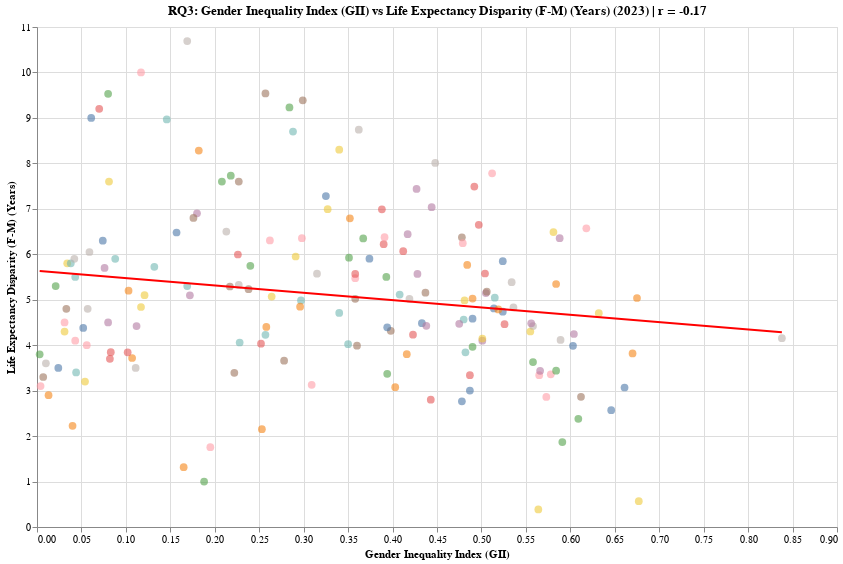

This figure's notebook cell:
### Markdown cell above
## Research Question 3: Is there a connection between Gender Inequality Index and life expectancy disparity between men and women?
 - Do countries with higher gender inequality have a greater gap in life expectancy between genders?

### Code cell
analyze_and_plot_correlation_altair(pop_demographics, 'Gender Inequality Index (GII)', 'Life Expectancy Disparity (F-M) (Years)', 2008,
                            'RQ3: Gender Inequality Index (GII) vs Life Expectancy Disparity (F-M) (Years)',
                            caption="Scatter plot showing the correlation between Gender Inequality Index and Life Expectancy Disparity for various countries in 2023.")

### Figure 1 — Vega-Lite specification as saved in the notebook (floating-point values rounded to 4 significant figures; data arrays with more than 128 entries replaced by an {"elided": "..."} marker saying what was removed)
{"config": {"view": {"continuousWidth": 300, "continuousHeight": 300}}, "layer": [{"data": {"name": "data-3f1630f445af88200e65df15268387c8"}, "mark": {"type": "circle", "opacity": 0.6, "size": 60}, "encoding": {"color": {"field": "Country Name", "legend": null, "type": "nominal"}, "tooltip": [{"field": "Country Name", "type": "nominal"}, {"field": "Gender Inequality Index (GII)", "type": "quantitative"}, {"field": "Life Expectancy Disparity (F-M) (Years)", "type": "quantitative"}], "x": {"axis": {"title": "Gender Inequality Index (GII)"}, "field": "Gender Inequality Index (GII)", "type": "quantitative"}, "y": {"axis": {"title": "Life Expectancy Disparity (F-M) (Years)"}, "field": "Life Expectancy Disparity (F-M) (Years)", "type": "quantitative"}}, "title": "RQ3: Gender Inequality Index (GII) vs Life Expectancy Disparity (F-M) (Years) (2023) | r = -0.17"}, {"data": {"name": "data-c126e14ec5a7aced6c5d7a86835fb3af"}, "mark": {"type": "line", "color": "red"}, "encoding": {"x": {"field": "Gender Inequality Index (GII)", "type": "quantitative"}, "y": {"field": "Life Expectancy Disparity (F-M) (Years)", "type": "quantitative"}}}], "height": 500, "width": 800, "$schema": "https://vega.github.io/schema/vega-lite/v5.8.0.json", "datasets": {"data-3f1630f445af88200e65df15268387c8": {"elided": "172 records"}, "data-c126e14ec5a7aced6c5d7a86835fb3af": [{"Gender Inequality Index (GII)": 0.003, "Life Expectancy Disparity (F-M) (Years)": 5.631}, {"Gender Inequality Index (GII)": 0.838, "Life Expectancy Disparity (F-M) (Years)": 4.285}]}}
